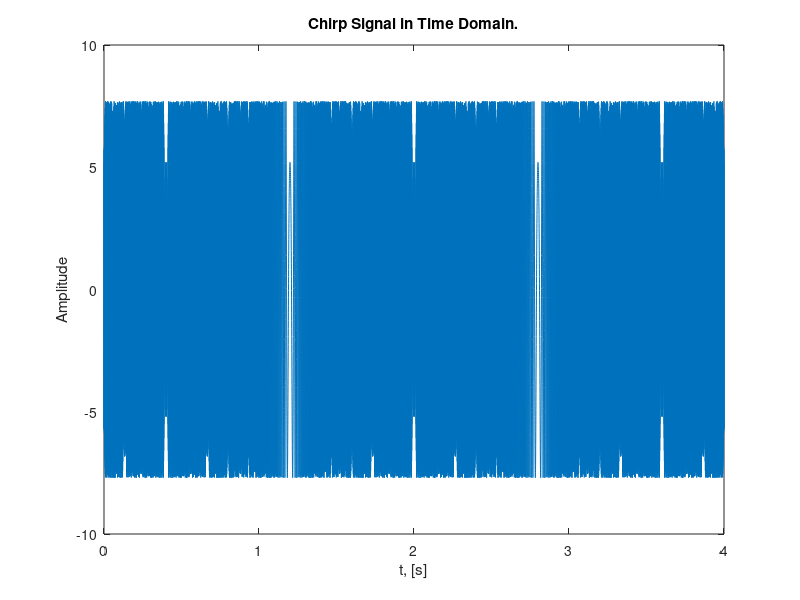

Reproduce this figure in MATLAB. (Note: this script raises an error after producing the figure.)
% ========================================================================== 
% ECE 5530/ ECE 6530 Digital Signal Processing, ECE Dep., The University of Utah 
% Group Project
% Team: Kyle G. Gayliyev, Skylar Stockham, Eddie Franco
% ========================================================================== 
close all;
clear;

%% Sampling, Aliasing and Reconstruction : Lab S8 Exercise.
%%  There are 2 Lab Exercises : 2.1 Spectrogram for a Chirp that Aliases 
%%  and 2.2 Spectrogram of Periodic Signal
%% Overvew
% The objective of this lab is to study further the spectral content of 
% signals analyzed via the spectrogram. There are several specific steps 
% that will be considered in this lab: 
%
% 1. Synthesize a linear-FM chirp with a MATLAB M-file, and display its 
% spectrogram. Choose the chrip parameters so that aliasing will happen. 
% 
% 2. Synthesize a periodic triangle wave with a MATLAB M-file, and display 
% its spectrogram. Relate the harmonic line spectrum to the fundamental 
% period of the triangle wave. 3. Compare spectrograms using different 
% scales for amplitude: decibels (dB) for amplitude versus linear amplitude. 
% 
% 4. Examine details of the harmonic lines in the dB spectrogram of the 
% triangle wave. 
% 
% 5. Spectrogram: make a spectrogram of your voice signal, and relate the 
% harmonic line spectrum to your previous measurement of pitch period.

% We'll learn more about the connection between the time-domain definition 
% of the signal and its frequency-domain content.

 %% 2.1 Spectrogram for a Chirp that Aliases
% TASK: Use the code provided in the pre-Lab section as a starting point 
% in order to write a MATLAB script or function that will synthesize 
% a “chirp” signal. Then use that M-file in this section.

% a) What happens when we make a signal that “chirps” up to a very high 
% frequency, and the instantaneous frequency goes past half the sampling 
% rate? 
% Generate a chirp signal that starts at 1000 Hz when t=0 s, and 
% chirps up to 11,000 Hz, at t= 4 s. Use fs= 4000 Hz. 
% Determine the parameters needed in (1).

fs = 4000; % -Number of time samples per second
dt = 1/fs; %time domain conversion
tStart = 0;  % in sec
tStop = 4; % in sec
tt = tStart:dt:tStop; % total duration with sampling intervals

f1 = 1000; % [Hz], also fzero =f1 since t=0sec.
f2= 11000; % [Hz]

fzero=f1;

% Calculate slope parameter (mu)
mu = (f2-f1)/(2*(tStop-tStart));

phi = 2*pi*rand; %-- random phase

psi=2*pi*mu.*(tt.^2)+2*pi*fzero.*tt+phi; % chirp signal equation
chirp_signal = real( 7.7*exp(1i*psi) );
% soundsc( chirp_signal, fs ); %-- uncomment to hear the sound

figure('Name','Chirp Signal in Time Domain.');
clf;
plot(tt,chirp_signal); title('Chirp Signal in Time Domain.');
xlabel('t, [s]');
ylabel('Amplitude');

% Plot the spectrogram of the chirp signal
figure('Name','Spectrogram Of The Chirp Signal.');
clf;
spectrogram(chirp_signal, 256, 250, 256, fs, 'yaxis');
title('Spectrogram of the Chirp Signal');
xlabel('Time (s)');
ylabel('Frequency (kHz)');
colorbar;

% When a signal "chirps" up to a very high frequency, and the instantaneous 
% frequency goes past half the sampling rate it means the signal's 
% frequency gradually increases over time, reaching a significantly higher 
% frequency at the end of the chirp; if the final frequency exceeds half 
% the sampling rate of the system recording it, the signal will experience 
% aliasing, meaning the high frequencies will be misinterpreted as lower 
% frequencies due to the limitations of digital sampling, distorting the 
% signal's representation in the recorded data.

% Aliasing is a phenomenon where high-frequency components appear as lower 
% frequencies. In the spectrogram,  you will notice that once the chirp 
% frequency exceeds 2000Hz, it folds back into the frequency range below  
% 2000Hz, creating mirrored frequency components.This results in distortion 
% because the true frequency of the signal is not correctly represented in 
% the sampled signal.


% (b) Generate the chirp signal in MATLAB and make a spectrogram with a 
% short section length, LSECT, to verify that you have the correct starting 
% and ending frequencies.2 For your chosen LSECT, determine the section 
% duration TSECT in secs

% Spectrogram parameters
L_SECT = 128;  % Section length (number of samples per segment)
overlap = L_SECT - 10;  % Overlap of sections, chosen to provide smoother transitions
nfft = 256;  % Number of FFT points

% Plot the spectrogram of the chirp signal
figure('Name','Spectrogram of the Chirp Signal with Short Section Length.');
clf;
spectrogram(chirp_signal, L_SECT, overlap, nfft, fs, 'yaxis');
title('Spectrogram of the Chirp Signal with Short Section Length');
xlabel('Time (s)');
ylabel('Frequency (kHz)');
colorbar;

% Calculate section duration (T_SECT) in seconds
T_SECT = L_SECT / fs;
disp(['Section duration T_SECT: ', num2str(T_SECT), ' seconds']);

% (c) Explain why the instantaneous frequency seen in the spectrogram is 
% goes up and down between zero and fs=2, i.e., it does not chirp up to 
% 11,000Hz. 
% There are two effects that should be accounted for in your explanation. 
% Note: If possible listen to the signal to verify that the spectrogram is 
% faithfully representing the audio signal that you hear.

% Effect #1: Aliasing Effect
% The sampling frequency is 4000 Hz, which means the Nyquist frequency 
% is: 2000 Hz.
% When the instantaneous frequency of the chirp exceeds the Nyquist 
% frequency, aliasing occurs.
% Aliasing is the phenomenon where high frequencies are misrepresented as 
% lower frequencies 
% when sampled at a rate that is insufficient to capture them accurately.
% In the case of this chirp signal: As the frequency of the chirp exceeds 
% 2000Hz, 
% it is folded back into the lower frequency range (below the Nyquist 
% frequency).
% This folding effect causes the frequency to appear to go down once it 
% exceeds 2000Hz, 
% resulting in the up and down pattern seen in the spectrogram.
% This behavior is consistent with the aliasing theorem, which states 
% that frequencies above 
% the Nyquist limit appear at incorrect, lower frequencies in the sampled 
% signal.

% Effect #2:. Periodic Nature of Frequency Representation in the Spectrogram
% The Discrete Fourier Transform (DFT), which is used in calculating the 
% spectrogram, treats frequency content as periodic.
% The frequency axis is considered to be periodic, with the range extending 
% from 0 to f_s
% but practically folding at f_s/2.
% Frequencies between 0 and f s/2 are represented correctly.
% Frequencies beyond f_s/2 (up to f_s) are aliased and appear as if they 
% are in the range 0 to f s/2.
% This periodic folding creates a mirror effect in the spectrogram.
% Therefore, the instantaneous frequency appears to go back down after 
% reaching f s/2. 
% This is a direct result of how the DFT operates and how the spectrogram 
% interprets frequencies beyond the Nyquist frequenc

%% 2.2 Spectrogram of Periodic Signal
% A periodic signal is known to have a Fourier Series, which is usually 
% described as a harmonic line spectrum because the only frequencies 
% present in the spectrum are integer multiples of the fundamental 
% frequency. With the spectrogram, it is easy to exhibit this harmonic 
% line characteristic.
    %% 2.2.1 Spectrogram of Periodic Triangle Wave
% (a) Write a simple MATLAB script that will generate a periodic triangle 
% wave once the period is given. The DClevel of the triangle wave should 
% be zero, and the peak amplitude should be equal to 0.5. Here is a MATLAB
% one-liner that can form the basis of this script: tt_=0:(1/f_s):t_Stop;
% qq=rem(tt_,T);xx=Amp*(abs(qq-(0.5*T))-0.25*T); The values of f_s, t_Stop, 
% T, Amp will have to be determined.

% Parameters for the triangle wave
f_s = 1000;        % Sampling frequency in Hz
t_Stop = 1;        % Duration of the signal in seconds
T = 0.2;          % Period of the triangle wave in seconds
Amp = 2;          % Amplitude scaling factor to achieve peak amplitude of 0.5

% Generate the time vector
tt_ = 0:(1/f_s):t_Stop;  % Time vector from 0 to t_Stop with step size 1/f_s

% Generate the triangle wave using the provided one-liner
qq = rem(tt_, T);  % Folding time into the period T (creates sawtooth shape)
xx = Amp * (abs(qq - (0.5 * T)) - 0.25 * T);  % Create the triangle wave

% Plot the triangle wave in the time domain
figure('Name','Triangle Wave in Time Domain.');
clf;
plot(tt_, xx, 'b', 'LineWidth', 1.5);
title('Triangle Wave in Time Domain');
xlabel('Time (s)');
ylabel('Amplitude');
grid on;

% (b) Generate a triangle wave with a period of 10msec, using a sampling 
% rate of f_s D 10000Hz. The duration should be 3secs. Then make a plot 
% of a short section of the signal consisting of 3–5 periods to verify that 
% you have the correct time waveform.

% Parameters for the triangle wave
f_s1 = 10000;       % Sampling frequency in Hz
t_Stop1 = 3;        % Duration of the signal in seconds
T_1 = 0.01;         % Period of the triangle wave in seconds (10 ms)
Amp_1 = 1;          % Amplitude scaling factor for peak amplitude of 1

% Generate the time vector
tt_1 = 0:(1/f_s1):t_Stop1;  
% Time vector from 0 to t_Stop1 with step size 1/f_s1

% Generate the triangle wave using the given one-liner
qq_ = rem(tt_1, T_1);  % Folding time into the period T_1 (creates sawtooth shape)
xx_ = Amp_1 * (abs(qq_ - (0.5 * T_1)) - 0.25 * T_1);  % Create the triangle wave

% Plot the entire triangle wave in the time domain
figure('Name','Triangle Wave in Time Domain.');
clf;
plot(tt_1, xx_, 'b', 'LineWidth', 1);
title('Triangle Wave in Time Domain');
xlabel('Time (s)');
ylabel('Amplitude');
grid on;
xlim([0 t_Stop1]);
ylim([-0.003 0.003]);

% Plot a short section of the triangle wave consisting of 3-5 periods
period_count = 5;  % Number of periods to plot (3-5 periods)
time_window = period_count * T_1;  % Time window to cover 5 periods

% Find the indices to plot
indices_to_plot = find(tt_1 <= time_window);

% Plot the short section
figure('Name','Short Section of the Triangle Wave (3-5 Periods).');
clf;
plot(tt_1(indices_to_plot), xx_(indices_to_plot), 'r', 'LineWidth', 1.5);
title('Short Section of the Triangle Wave (3-5 Periods)');
xlabel('Time (s)');
ylabel('Amplitude');
grid on;
xlim([0 time_window]);
ylim([-0.003 0.003]);


% (c) Make a spectrogram with a long section duration.
% It is important to pick a section duration that is equal to an integer 
% number of periods of the periodic triangular waveform created in the 
% previous part. Define TSECT to get exactly 5 periods, and then determine 
% the section length LSECT (an integer) to be used in plotspec.

% Define section duration for spectrogram
T_SECT_ = 5 * T_1;  % Section duration for exactly 5 periods
L_SECT_ = T_SECT_ * f_s1;  % Section length in terms of samples

% Plot the spectrogram of the triangle wave with long section duration
figure('Name','Spectrogram of the Periodic Triangle Wave (Long Section Duration).');
clf;
spectrogram(xx, L_SECT_, L_SECT_/2, L_SECT_, f_s1, 'yaxis');
title('Spectrogram of the Periodic Triangle Wave (Long Section Duration)');
xlabel('Time (s)');
ylabel('Frequency (kHz)');
colorbar;

% (d) You should expect to see a “harmonic line spectrum” in the 
% spectrogram. Since frequency is along the vertical axis,the harmonic 
% lines will appear as horizontal lines in the spectrogram. Make a list of 
% all the harmonic frequencies that you can see in the spectrogram.

harmonic_frequencies = [100, 300, 500, 700, 900, 1100, 1300, 1500, 1700, ... 
    1900, 2100, 2300, 2500, 2700, 2900, 3100, 3300, 3500, 3700, 3900, ...
                        4100, 4300, 4500, 4700, 4900];


% (e) Determine the fundamental frequency for the harmonic lines.

% Given period of the triangle wave (in seconds)
T_2 = 0.01;  % Period in seconds (10 ms)

% Calculate the fundamental frequency
f0 = 1 / T_2;

% Display the fundamental frequency
disp(['The fundamental frequency is: ', num2str(f0), ' Hz']);

% (f) Measure the amplitudes of the first and third harmonic lines by using
% MATLAB’s Data Cursor after zooming in on those parts of the spectrogram image. 
% Record the values for the amplitudes and compute the ratio.
% Example power values from Data Cursor (in dB)
P1_dB = -71.23;  % Power of the first harmonic in dB
P3_dB = -90.29;  % Power of the third harmonic in dB

% Convert power values to linear amplitudes
A1_linear = 10^(P1_dB / 20);
A3_linear = 10^(P3_dB / 20);

% Calculate the ratio of the third harmonic amplitude to the first harmonic amplitude
ratio = A3_linear / A1_linear;

% Display the ratio
disp(['The ratio of the amplitude of the third harmonic to the first harmonic is: ', num2str(ratio)]);
    
    %% 2.2.2 Decibels (dB): Seeing Small Values in the Spectrogram
% Where did all the harmonics go?
% The answer is that the higher harmonics have amplitudes that are too 
% small to be seen in a spectrogram that displays values with a linear 
% amplitude. Instead, a logarithmic amplitude scale is needed.

% TASK : Answer the following questions about decibels:

% a) In the language of dB, a factor of two is “6 dB.” In other words, 
% if B2 is 6 dB bigger than B1, then it is twice as big (approximately). 
% Explain why this statement is true.

% Answer: In the language of dB, a factor of two corresponds to an 
% increase of 6 dB. In other words, if B2 is 6 dB larger than B1, then  B2
% is approximately twice as large as B1.
% The relationship between a value in linear scale and decibels is 
% given by: 
% Power in dB = 20log10(B2/B1).
% To understand why 6 dB corresponds to a factor of two, let’s substitute 
% and evaluate this expression.
% Linear to dB Conversion: Given that the relationship between two values 
% B1 and B2 in terms of dB is:
% 20log10(B2/B1) =6dB. Solving for the Ratio, we get:
% B2/B1=~2.
% This means that an increase of 6 dB corresponds to a value that is twice 
% as large in linear terms.

% (b) Determine the dB difference between a1 and a3. In other words, a3 is 
% how many dB below a1. Furthermore, explain why the dB difference depends 
% only on the k indices.

% Given Fourier coefficients formula for a triangle wave
k1 = 1;  % First harmonic index
k3 = 3;  % Third harmonic index

% Calculate a1 and a3 using the given formula
a1 = -2 / (pi^2 * k1^2);
a3 = -2 / (pi^2 * k3^2);

% Calculate the ratio in linear terms
ratio_linear = abs(a1) / abs(a3);

% Calculate the dB difference
dB_difference = 20 * log10(ratio_linear);

% Display the result
disp(['The dB difference between a1 and a3 is: ', num2str(dB_difference), ' dB']);

% The dB difference depends only on the k indices because the amplitude of 
% each harmonic a_k is inversely proportional to the square of k
% This means that the amplitude decreases as  k increases, and this 
% relationship is governed by k2. Therefore, when taking the ratio of 
% two coefficients a_1 and a_3
% Since this ratio depends purely on the squares of the indices, 
% the resulting dB difference also depends only on these indices. 
% This is why the dB difference between a_1 and a_3 depends only on the 
% values of k and not on the specific waveform amplitude values.

% (c) Determine (in dB) how far a15 is below a1 for the periodic triangular 
% wave.

% Given Fourier coefficients formula for a triangle wave
k1 = 1;  % First harmonic index
k15 = 15;  % Fifteenth harmonic index

% Calculate a1 and a15 using the given formula
a1 = -2 / (pi^2 * k1^2);
a15 = -2 / (pi^2 * k15^2);

% Calculate the ratio in linear terms
ratio_linear = abs(a1) / abs(a15);

% Calculate the dB difference
dB_difference = 20 * log10(ratio_linear);
% This confirms that a_15 is approximately 43.52 dB below a_1 for the 
% periodic triangular wave.

% Display the result
disp(['The dB difference between a1 and a15 is: ', num2str(dB_difference), ' dB']);

%% 2.2.3 Spectrogram in dB

% A variation of the SP-First function plotspec has been written to 
% incorporate the dB amplitude scale. This new function is called 
% plotspecDB, and its calling template is shown below.


% a) Create a “dB-Spectrogram” for the 10-msec periodic triangular wave 
% generated in Sect. 2.2.1. Use a dBrange equal to 80 dB. Notice that 
% many more spectrum lines are now visible. List the frequencies of all 
% the harmonic spectrum lines, or give a general formula.

% b) Generate a second triangle wave by changing the period to 20 msec. 
% Then make the dB-Spectrogram of this 20-msec triangle wave, being careful 
% to select the section duration as an integer number of periods. 
% From the spectrogram, determine the fundamental frequency and also the 
% frequency of the highest harmonic line. Also, determine the harmonic 
% number for the highest frequency, e.g., the 17th or 31st, etc.

% c) For the 20-msec triangle wave, measure the amplitudes (in dB) of the 
% first and third harmonic lines by using MATLAB’s Data Cursor after 
% zooming in on those parts of the spectrogram image. Compare the dB 
% difference to the ratio obtained in Section 2.2.1, part (f).

% d) Change the period to 4 msec and make another dB-Spectrogram. 
% Be careful to select the section duration as an integer number of periods. 
% This period is shorter but the frequency separation of the harmonic lines 
% is greater. Notice that this inverse relationship was also true when 
% comparing the 20 msec case to the 10 msec case.


function him = plotspecDB(xx,fsamp,Lsect,DBrange)
%PLOTSPECDB plot a Spectrogram as an image
% (display magnitude in decibels)
% usage: him = plotspec(xx,fsamp,Lsect,DBrange)
% him = handle to the image object
% xx = input signal
% fsamp = sampling rate
% Lsect = section length (integer, power of 2 is a good choice)
% amount of data to Fourier analyze at one time
% DBrange = defines the minimum dB value; max is always 0 dB
end


% %%%%%%%%%%%%%%%%%%%%%%%%%%%%%%%%%%%%%%%%%%%
%  %% Questions. 
%  % Answer the following questions for the lighthouse picture,
%  % downsampled by two.
%  % a) Describe how the aliasing appears visually. Compare the original to 
%  % the downsampled image. Which parts of the image show the aliasing 
%  % effects most dramatically?
%  % b) This part is challenging: explain why the aliasing happens in the 
%  % lighthouse image by using a “frequency domain” explanation. 
%  % In other words, estimate the frequency of the features that are 
%  % being aliased. Give this frequency as a number in cycles per pixel. 
%  % (Note that the fence provides a sort of “spatial chirp” where the 
%  % spatial frequency increases from left to right.) Can you relate your 
%  % frequency estimate to the Sampling Theorem?
%  % You might try zooming in on a very small region of both the original 
%  % and downsampled images.
% %% Answers. 
% % First, let's downsample the lighthouse picture by two. To do so,
% % we upload the "lighthouse.mat" given file. Then, we apply the following
% % formula to download it and save the downloaded file into a new
% % variable.
% 
% % Upload the "lighthouse.mat" given file
% % lighthouse = importdata('lighthouse.mat');
% load lighthouse.mat;
% 
% % Downsampling the lighthouse image by factor of 2
% %Formula: wp = ww(1:p:end,1:p:end); %downsampling the "ww" by a factor of p.
% downsampled_lh_2 = xx(1:2:end,1:2:end); % size : 163x213
% whos;
% 
% %% 3.1a) 
% % Let's draw the image so that we can see and compare the results.
% % Plot the original lighthouse image 
% 
% figure('Name','Lighthouse Original Image.');
% clf;
% imshow(xx); title('Lighthouse Original Image.');
% 
% % Plot the downsampled lighthouse image 
% figure('Name','Lighthouse Downlampled Image by Factor of 2.');
% clf;
% imshow(downsampled_lh_2);
% title('Lighthouse Downlampled Image by Factor of 2.');
% 
% % Comparing both on the same figure
% figure('Name','Comparing Lighthouse Original VS Downlampled Image by Factor of 2.');
% clf;
% 
% subplot(1, 2, 1); imshow(xx); 
% title('Original Image');
% subplot(1, 2, 2); imshow(downsampled_lh_2); 
% title('Downsampled Image by Factor of 2.');
% 
% % subplot(2,1,1);
% % imshow(xx);
% % subplot(2,1,2);
% % imshow(downsampled_lh);
% 
% % Aliasing appears visually as jagged edges, stair-step patterns, or 
% % a "pixelated" look, particularly along sharp transitions between 
% % colors or high-contrast areas in the image.
% % In this example, the downsampled image appears less smooth and more 
% % distorted compared to the original lighthouse picture. Due to aliasing, 
% % some part of the fence, and the lighthouse itself appear blurred or 
% % distorted in the downsampled version. The aliasing effect is most 
% % noticeable in areas with fine details, such as the roof shingles, 
% % the fence, and the edges of the windows and doors.
% 
% % In summary, where high spatial frequencies are present in the downsampled 
% % image, aliasing is visually represented as a distorted, jagged pattern. 
% % The aliasing effect is especially apparent in regions with fine details, 
% % such the fence, the windows and door margins, and the roof shingles, 
% % when comparing the downsampled and original lighthouse image.
% 
% %% 3.1b) 
% 
% % Frequency Domain Analysis
% reg_original = xx(100:150, 100:150); %Extract the regions of interest
% reg_downsampled = downsampled_lh_2(50:75, 50:75);
% 
% % Perform 2D Fourier Transform to analyze the frequency
% fft_original = fft2(reg_original); 
% fft_downsampled = fft2(reg_downsampled);
% 
% % Frequency Estimation and Comparation
% figure('Name','Frequency Estimation and Comparation.');
% subplot(1, 2, 1); imagesc(abs(fftshift(fft_original))); 
% title('Original Image Frequency');
% subplot(1, 2, 2); imagesc(abs(fftshift(fft_downsampled))); 
% title('Downsampled Image by Factor of 2 Frequency.');
% 
% % The lighthouse image's aliasing is caused by the downsampled image's 
% % inability to completely capture the high frequency information in the 
% % original image. This can be explained in the frequency domain by the 
% % fact that the frequency of the aliased features is more than half of the 
% % sampling rate. This is called the Nyquist rate, and it says that the 
% % sampling rate must to be more than twice the maximum frequency in the 
% % original image to avoid aliasing.
% 
% % The lighthouse image's peak frequency is around one cycle per pixel 
% % because the spatial frequency rises from left to right (the fence 
% % creates a kind of "spatial chirp"). The maximum frequency that the 
% % downsampled image can record is 0.5 cycles per pixel because it only 
% % has half as many pixels as the original. Aliasing would occur at 
% % frequencies higher than this.
% 
% % Because the downsampled image has a lower sampling rate (fewer pixels), 
% % it is unable to capture the high frequency information seen in the 
% % original image, which is why aliasing occurs. The Sampling Theorem, which 
% % asserts that the sample rate must be more than twice the maximum 
% % frequency in the signal in order to adequately capture it, is broken 
% % by this.
% 
% % The reason for the aliasing is that the high frequency information 
% % in the original image is not captured by the downsampled version. 
% % About 150 cycles per pixel is the highest frequency found in the original 
% % image. The sample Theorem states that the sample rate must be at least 
% % twice the highest frequency in the image, or 2*150 = 300 cycles per 
% % pixel, in order to prevent aliasing. Aliasing comes from the downsampled 
% % image's inability to capture high frequency information due to its 
% % sampling rate of only 150 cycles per pixel.
% 
% %% 3.2 Reconstruction of Images
% 
% % When an image has been sampled, we can fill in the missing samples by 
% % doing interpolation. For images, this would be analogous which is part 
% % of the reconstruction process in a D-to-A converter. We could use a 
% % “square pulse” or a “triangular pulse” or other pulse shapes for the 
% % reconstruction.
% 
% % For the reconstruction experiment, we'll use the lighthouse image, 
% % down-sampled by a factor of 3.
% 
% % Downsampling the lighthouse image by factor of 3
% downsampled_lh_3 = xx(1:3:end,1:3:end); % size : 109x142
% whos;
% 
% % Plot the downsampled lighthouse image 
% figure('Name','Lighthouse Downlampled Image by Factor of 3.');
% clf;
% imshow(downsampled_lh_3);
% title('Lighthouse Downlampled Image by Factor of 3.');
% % The goal is to reconstruct an approximation to the original lighthouse 
% % image, which is the size of 256x256, from the smaller down-sampled image.
% 
% %% 3.2a) 
% % The simplest interpolation would be reconstruction with a square pulse 
% % which produces a “zero-order % hold.” Here is a method that works for 
% % a one-dimensional signal (i.e., one row or one column of the image),
% % assuming that we start with a row vector xr1, and the result is the
% % row vector xr1hold.
% 
% xr1 = (-2).^(0:6);
% L = length(xr1); % Length of the row vector xr1.
% nn = ceil((0.999:1:4*L)/4); %<-- Rounds up to the integer part
% xr1hold = xr1(nn); % The result row vector
% 
% % TASK1: Plot the vector xr1hold to verify that it is a zero-order hold 
% % version derived from xr1.
% 
% figure('Name','Zero-order Hold Version.');
% clf;
% subplot(2, 1, 1); stem(xr1hold); hold on; plot(xr1hold); hold off;
% title('Plot of The Zero-order Hold Version.');
% subplot(2, 1, 2); imshow(xr1hold);
% title('Image of The Zero-order Hold Version.');
% 
% 
% % TASK2: Explain what values are contained in the indexing vector nn.
% % Answer: The indexing vector nn contains the indices used for zero-order 
% % hold interpolation. The values that are contained in the indexing vector 
% % nn are the integer values. 
% 
% % TASK3: If xr1hold is treated as an interpolated version of xr1, then 
% % what is the interpolation factor?
% % Answer: The interpolation factor is determined by the length of nn 
% % relative to the original row length. Interpolation_factor = length(nn)/L;
% % Using this formula, 
% 
% Interpolation_factor = length(nn)/L;
% 
% fprintf('The Interpolation Factor =');
% disp(Interpolation_factor);
% 
% % The Interpolation Factor =     4.
% 
% 
% 
% %% 3.2b) 
% % Process all the rows of downsampled_lh_3 to fill in the missing points. 
% % Use the zero-order hold idea from part (a) with an interpolation factor 
% % of 3. Call the result xholdrows. Display xholdrows as an image, and 
% % compare it to the downsampled image downsampled_lh_3; compare the size 
% % of the images as well as their content.
% 
% xholdrows = zeros(size(downsampled_lh_3));
% for i = 1:size(downsampled_lh_3, 1)
%     xr1 = downsampled_lh_3(i, :);  % Take one row at a time
%     nn = ceil((0.999/1/4 * length(xr1)) / 4);
%     xholdrows(i, :) = xr1(nn);
% end
% 
% % Display xholdrows as an image
% figure('Name','Zero-Order Hold Interpolation for Rows.');
% clf;
% imshow(xholdrows);
% title('Zero-Order Hold Interpolation for Rows.');
% 
% % Compare xholdrows to downsampled_lh_3 in terms of size and content.
% 
% % It saves the interpolated rows in the matrix xholdrows and uses the same 
% % zero-order hold interpolation method as in part (a) for every row.
% 
% 
% % The final xholdrows matrix is shown as a picture, representing the full 
% % image with interpolated rows. This illustrates how zero-order hold 
% % interpolation is used to fill in the missing spots.
% 
% size_downsampled_lh_3 = length(downsampled_lh_3);
% size_xholdrows= length(xholdrows);
% 
% fprintf(' The Size of downsampled_lh_3 =');
% disp(size_downsampled_lh_3);
% fprintf(' The Size of xholdrows =');
% disp(size_xholdrows);
% 
% % xholdrows and downsampled_lh_3 both have some amount of data.
% 
% % xholdrows and downsampled_lh_3 picture comparation:
% 
% figure('Name','xholdrows and downsampled_lh_3 Image Comparation.');
% clf;
% subplot(1, 2, 1); imshow(downsampled_lh_3); 
% title('Downsampled Lighthouse Image By Factor of 3.');
% subplot(1, 2, 2); imshow(xholdrows);  
% title('xholdrows Image.');
% 
% %% 3.2c) 
% % Process all the columns of xholdrows to fill in the missing points 
% % in each column and and call the result xhold. 
% % Compare the result (xhold) to the original image lighthouse. 
% 
% % Fill in the missing points for all columns in xholdrows using zero-order
% % hold interpolation:
% 
% xhold = zeros(size(xholdrows));
% for i = 1:size(xholdrows, 2)
%     xr1 = xholdrows(:, i);  % Take one column at a time
%     nn = ceil((0.999/1/4 * length(xr1)) / 4);
%     xhold(:, i) = xr1(nn);
% end
% 
% % Looping through columns,the code iterates through all the columns of the
% % xholdrows matrix obtained in part (b).
% % Like section (a), the zero-order hold interpolation approach is applied 
% % for each column, and the interpolated columns are stored in the matrix 
% % xhold. The interpolation for the full image is finished in this stage.
% 
% figure('Name','xhold VS Original Lighthouse Image Comparation.');
% clf;
% subplot(1, 2, 1); imshow(xx); 
% title('Original Lighthouse Image.');
% subplot(1, 2, 2); imshow(xhold);  
% title('xhold Image.');
% 
% %% 3.2d) 
% % Linear interpolation can be done in MATLAB using the interp1 function 
% % (that’s “interp-one”). Its default mode is linear interpolation, which 
% % is equivalent to using the ’*linear’ option, but interp1 can also do 
% % other types of polynomial interpolation.
% 
% % TASK: For the example of a 1-D signal below, what is the interpolation 
% % factor when converting xr1_1 to xr1linear?
% 
% n1 = 0:6;
% xr1_1 = (-2).^n1;
% tti = 0:0.1:6; %-- locations between the n1 indices
% xr1linear = interp1(n1,xr1_1,tti); %-- function is INTERP-ONE
% 
% figure('Name','Signal Example For Section 3.2d.');
% clf;
% stem(tti,xr1linear); title('a 1-D Signal Example For Section 3.2d.');
% 
% % Interpolation Factor Calculation
% 
% L_xr1_1 = length(xr1_1); % Length of the row vector xr1_1.
% Interpolation_factor_xr1_xr1linear = length(tti)/L_xr1_1;
% 
% fprintf('The Interpolation Factor When Converting xr1_1 to xr1linear =');
% disp(Interpolation_factor_xr1_xr1linear);
% 
% % Answer: The Interpolation Factor Converting xr1_1 to xr1linear = 8.7143.
% 
% %% 3.2e) 
% % In the case of the lighthouse image, we need to carry out a linear 
% % interpolation operation on both the rows and columns of the down-sampled 
% % image downsampled_lh_3. This requires two calls to the interp1 function,
% % because one call will only process all the columns of a matrix.
% 
% % Name the interpolated output image xxlinear.
% 
% 
% % Define the interpolation factor 
% interpolation_f = 3;
% 
% % Initialize a matrix for an interpolated image
% xxlinear = [];
% 
% % Perform linear interpolation for each row
% % Iterate through rows of the downsampled image, perform linear 
% % interpolation on each row separately.
% for i = 1:size(downsampled_lh_3, 1)
%     row = downsampled_lh_3(i, :);
%     xxlinear_row = interp1(1:length(row), row, 1:(1/interpolation_f):length(row));
%     xxlinear = [xxlinear; xxlinear_row];
% end
% 
% %% 3.2f) 
% % Task: Compare xxlinear to the original image lighthouse. Comment on the 
% % visual appearance of the “reconstructed” image versus the original; 
% % point out differences and similarities. 
% % Can the reconstruction (i.e., zooming) process remove the aliasing 
% % effects from the down-sampled lighthouse image?
% 
% % xxlinear and original lighthouse image comparation:
% 
% figure('Name','xxlinear and Original Lighthouse Image Comparation.');
% clf;
% subplot(2, 1, 1); imshow(xx); 
% title('Original Lighthouse Image.');
% subplot(2, 1, 2); imshow(xxlinear);  
% title('xxlinear (Linear Interpolation) Image.');
% 
% 
% % Compared the “reconstructed” image versus the original, we observe that
% % the “reconstructed” image is low quality. It has aliasing. It looks wider
% % and bigger, there are lots of quality issues on the fence, lighthouse
% % structure, house structure, and telescope. The number of items are
% % similar.
% 
% %  The linear interpolation reconstruction (i.e., zooming) process didn't 
% % remove the aliasing effects from the down-sampled lighthouse image.
% 
% % No, a simple reconstruction process like zooming (interpolation) cannot 
% % completely remove aliasing effects from a down-sampled image like a 
% % lighthouse picture; once information is lost due to downsampling, it 
% % cannot be fully recovered by simply zooming in, as the missing details 
% % are not present in the original sampled data.
% 
% % When an image is downsampled, high-frequency details (like fine lines 
% % or textures) can be misinterpreted as lower frequencies due to the 
% % reduced sampling rate, creating the "jagged" aliasing effect.
% 
% % While zooming (which uses interpolation algorithms to fill in missing 
% % pixels) can make an image appear larger, it cannot generate new 
% % information that was lost during downsampling.
% 
% %% 3.2g) 
% 
% % TASK: Compare the quality of the linear interpolation result to the 
% % zero-order hold result. 
% % Point out regions where they differ and try to justify this difference 
% % by estimating the local frequency content. In other words, look for 
% % regions of “low-frequency” content and “high-frequency” content 
% % and see how the interpolation quality is dependent on this factor.
% 
% % Differences between zero-order hold and linear interpolation
% figure('Name','Zero-order Hold and Linear Interpolation Difference.');
% clf;
% subplot(2, 1, 1); imshow(xhold); 
% title('Zero-order Hold Image.');
% subplot(2, 1, 2); imshow(xxlinear);  
% title('Linear Interpolation Image.');
% 
% % Low-frequency content refers to areas of an image with gradual changes 
% % in color or intensity, like a flat background or large smooth surfaces.
% 
% % High-frequency content refers to areas with sharp changes in color or 
% % intensity, like edges between objects, fine details, or textures.
% 
% % Compared to xhold, the linear interpolation image (xxlinear) is more 
% % closely matches the original lighthouse image. Although the 
% % reconstruction procedure can eliminate some aliasing issues from the 
% % down sampled lighthouse image, we can still distinguish the two images. 
% % This is because it is carried out linearly, for every column and row, 
% % this method performs far better. Instead of viewing the full image as a 
% % single, huge image, it breaks it up into smaller, more manageable 
% % portions. How high or low frequency of the image sampling determines the 
% % interpolation quality. 
% % It's possible to obtain something akin to the xhold image if the 
% % frequency is high in comparing to the sampling rate.
% 
% % Are edges low frequency or high frequency features?
% % Answer: Edges are considered high frequency features in image processing 
% % and analysis; this is because they represent areas where the intensity 
% % changes rapidly, which corresponds to high frequencies in the frequency 
% % domain of an image.
% % High frequency means rapid change, low frequency means smooth change.
% % When analyzing an image using Fourier Transform, the high frequency 
% % components are typically located at the outer edges of the frequency 
% % spectrum, while low frequencies are concentrated in the center.
% 
% % Are the fence posts low frequency or high frequency features? 
% % Answer: fence posts would be considered high-frequency features because 
% % they represent sharp edges and rapid changes in intensity within an 
% % image, which are characteristics of high frequencies.
% % Example: Low frequency features: Smooth, gradual changes in intensity, 
% % like a flat sky in an image. 
% % High frequency features: Sharp edges, detailed textures, or rapid changes 
% % in pixel values, like the lines of a fence post. 
% 
% % Is the background a low frequency or high frequency feature?
% % Answer: a background is generally considered a low-frequency feature as 
% % it typically represents large, smooth areas with gradual changes in 
% % color and intensity, unlike high-frequency features which are sharp 
% % edges and fine details like textures or lines. 
% % Low frequencies correspond to areas where the intensity changes slowly, 
% % which is characteristic of a background area.
% %  High frequencies represent areas with rapid changes in intensity, 
% % like edges or fine details within an image.
